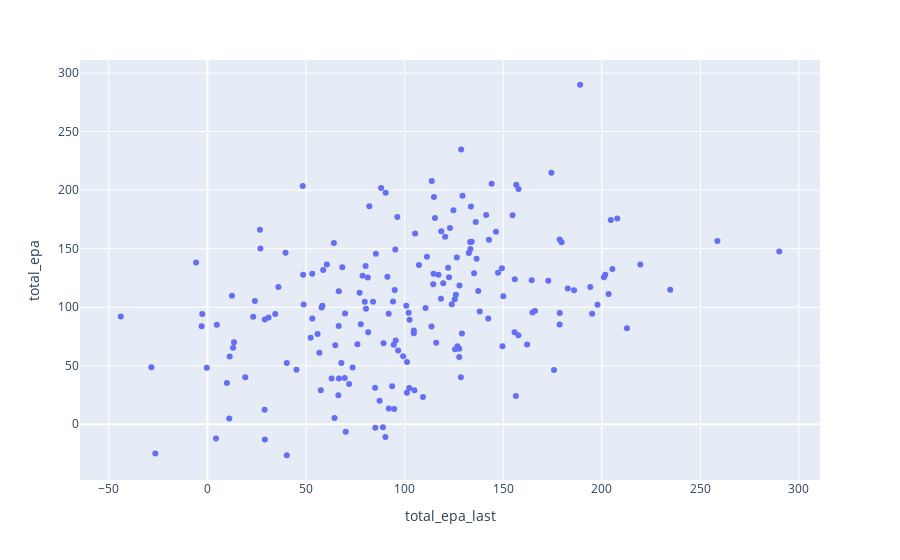

The notebook cell saved with this chart:
### Code cell
fig = px.scatter(df, x="total_epa_last", y="total_epa",
                 hover_data=["passer", "season", "age"]
                )
fig.show()

### Figure 1 — Plotly figure (JSON) as saved in the notebook; plotly's stock layout.template omitted (floating-point values rounded to 4 significant figures; data arrays with more than 128 entries replaced by an {"elided": "..."} marker saying what was removed)
{"data": [{"customdata": {"elided": "188x3 mixed values"}, "hovertemplate": "total_epa_last=%{x}<br>total_epa=%{y}<br>passer=%{customdata[0]}<br>season=%{customdata[1]}<br>age=%{customdata[2]}<extra></extra>", "legendgroup": "", "marker": {"color": "#636efa", "symbol": "circle"}, "mode": "markers", "name": "", "orientation": "v", "showlegend": false, "type": "scatter", "x": {"elided": "188 float values"}, "xaxis": "x", "y": {"elided": "188 float values"}, "yaxis": "y"}], "layout": {"legend": {"tracegroupgap": 0}, "margin": {"t": 60}, "xaxis": {"anchor": "y", "domain": [0, 1], "title": {"text": "total_epa_last"}}, "yaxis": {"anchor": "x", "domain": [0, 1], "title": {"text": "total_epa"}}}}
